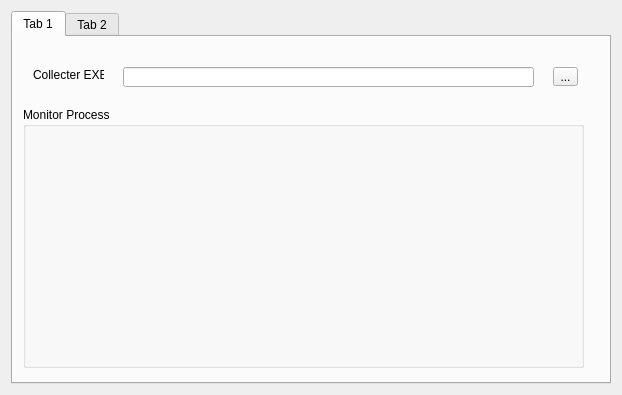
<?xml version="1.0" encoding="UTF-8"?>
<ui version="4.0">
 <class>ConfigDialog</class>
 <widget class="QDialog" name="ConfigDialog">
  <property name="geometry">
   <rect>
    <x>0</x>
    <y>0</y>
    <width>622</width>
    <height>395</height>
   </rect>
  </property>
  <property name="windowTitle">
   <string>Dialog</string>
  </property>
  <layout class="QVBoxLayout" name="verticalLayout">
   <item>
    <widget class="QTabWidget" name="tabWidget">
     <property name="currentIndex">
      <number>0</number>
     </property>
     <widget class="QWidget" name="tab">
      <attribute name="title">
       <string>Tab 1</string>
      </attribute>
      <widget class="QLabel" name="label">
       <property name="geometry">
        <rect>
         <x>20</x>
         <y>30</y>
         <width>71</width>
         <height>16</height>
        </rect>
       </property>
       <property name="text">
        <string>Collecter EXE</string>
       </property>
      </widget>
      <widget class="QLineEdit" name="lineEdit">
       <property name="geometry">
        <rect>
         <x>110</x>
         <y>30</y>
         <width>411</width>
         <height>20</height>
        </rect>
       </property>
      </widget>
      <widget class="QToolButton" name="toolButton">
       <property name="geometry">
        <rect>
         <x>540</x>
         <y>30</y>
         <width>25</width>
         <height>19</height>
        </rect>
       </property>
       <property name="text">
        <string>...</string>
       </property>
      </widget>
      <widget class="QGroupBox" name="groupBox">
       <property name="geometry">
        <rect>
         <x>10</x>
         <y>70</y>
         <width>561</width>
         <height>261</height>
        </rect>
       </property>
       <property name="title">
        <string>Monitor Process</string>
       </property>
      </widget>
     </widget>
     <widget class="QWidget" name="tab_2">
      <attribute name="title">
       <string>Tab 2</string>
      </attribute>
     </widget>
    </widget>
   </item>
  </layout>
 </widget>
 <resources/>
 <connections/>
</ui>
